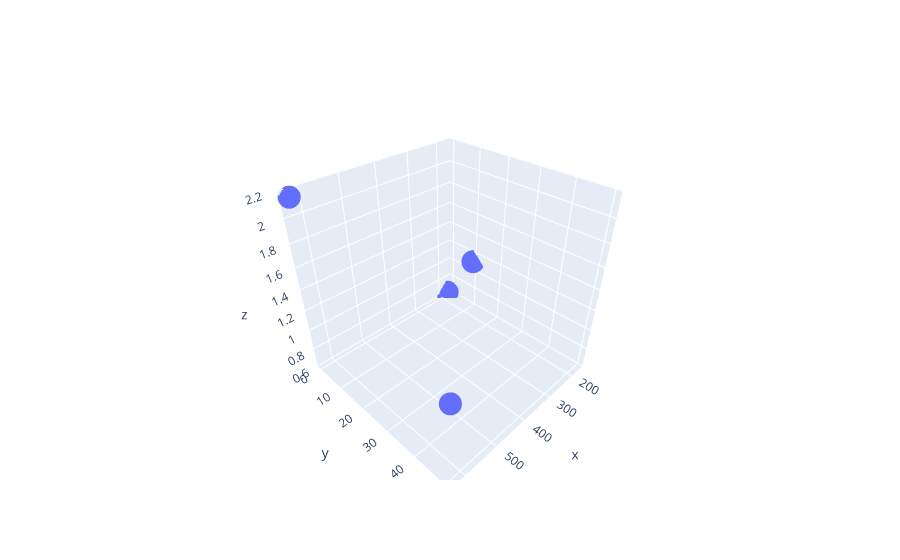

The notebook cell this image was saved under:
### Code cell
import plotly.graph_objects as go
import numpy as np

# Helix equation
t = np.linspace(0, 10, 50)
x, y, z = np.cos(t), np.sin(t), t

Ls = [180,165,630,630]
ds = [0,10,0,50]


fig = go.Figure(data=[go.Scatter3d(x=Ls, y=ds, z=errors,
                                   mode='markers')])

fig.show()

### Figure 1 — Plotly figure (JSON) as saved in the notebook; plotly's stock layout.template omitted (floating-point values rounded to 4 significant figures)
{"data": [{"mode": "markers", "type": "scatter3d", "x": [180, 165, 630, 630], "y": [0, 10, 0, 50], "z": [0.6421, 1.125, 2.158, 1.358]}], "layout": {}}
